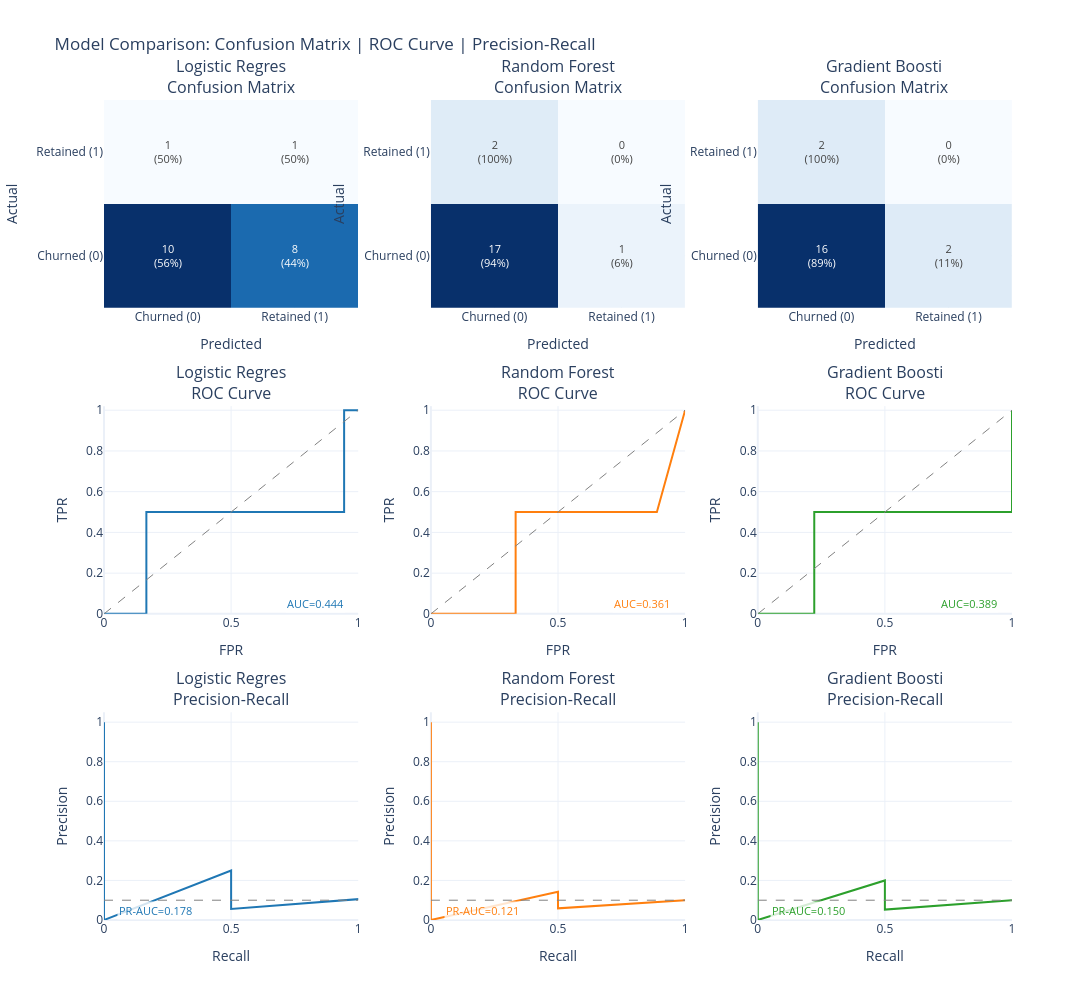

The notebook cell this image was saved under:
### Markdown cell above
## 8.6 Model Comparison Grid

This visualization shows all models side-by-side with:
- **Row 1**: Confusion matrices (counts and percentages)
- **Row 2**: ROC curves with AUC scores
- **Row 3**: Precision-Recall curves with PR-AUC scores

**📖 How to Read:**
- **Confusion Matrix**: Diagonal = correct predictions. Off-diagonal = errors.
- **ROC Curve**: Higher curve = better. AUC > 0.8 is good, > 0.9 is excellent.
- **PR Curve**: Higher curve = better at finding positives without false alarms.

### Code cell
grid_results = {
    name: {"y_pred": data["y_pred"], "y_pred_proba": data["y_pred_proba"]}
    for name, data in model_predictions.items()
}

if _is_binary:
    fig = charts.model_comparison_grid(
        grid_results, y_test,
        class_labels=["Churned (0)", "Retained (1)"],
        title="Model Comparison: Confusion Matrix | ROC Curve | Precision-Recall"
    )
    display_figure(fig)
else:
    import numpy as np
    import plotly.graph_objects as go
    from plotly.subplots import make_subplots
    from sklearn.metrics import confusion_matrix

    model_names = list(grid_results.keys())
    n_models = len(model_names)
    fig = make_subplots(rows=1, cols=n_models, subplot_titles=[f"{n[:20]}" for n in model_names])
    for i, name in enumerate(model_names):
        cm = confusion_matrix(y_test, grid_results[name]["y_pred"])
        fig.add_trace(go.Heatmap(
            z=cm, x=list(range(cm.shape[1])), y=list(range(cm.shape[0])),
            text=cm.astype(str), texttemplate="%{text}", showscale=False,
            colorscale="Blues",
        ), row=1, col=i + 1)
    fig.update_layout(title="Model Comparison: Confusion Matrices (multiclass)", height=400, width=350 * n_models + 50)
    display_figure(fig)

print("\n" + "=" * 80)
print("METRICS SUMMARY")
print("=" * 80)
_metrics_cols = ["Model", "Test AUC", "F1-Score", "Precision", "Recall"]
if _is_binary:
    _metrics_cols.insert(2, "PR-AUC")
display_table(results_df[_metrics_cols])

### Figure 1 — Plotly figure (JSON) as saved in the notebook; plotly's stock layout.template omitted (floating-point values rounded to 4 significant figures)
{"data": [{"colorscale": [[0.0, "rgb(247,251,255)"], [0.125, "rgb(222,235,247)"], [0.25, "rgb(198,219,239)"], [0.375, "rgb(158,202,225)"], [0.5, "rgb(107,174,214)"], [0.625, "rgb(66,146,198)"], [0.75, "rgb(33,113,181)"], [0.875, "rgb(8,81,156)"], [1.0, "rgb(8,48,107)"]], "hovertemplate": "Actual: %{y}<br>Predicted: %{x}<br>Count: %{z}<extra></extra>", "showscale": false, "text": [["10<br>(56%)", "8<br>(44%)"], ["1<br>(50%)", "1<br>(50%)"]], "textfont": {"size": 11}, "texttemplate": "%{text}", "type": "heatmap", "x": ["Churned (0)", "Retained (1)"], "xaxis": "x", "y": ["Churned (0)", "Retained (1)"], "yaxis": "y", "z": [[10, 8], [1, 1]]}, {"hovertemplate": "FPR: %{x:.2f}<br>TPR: %{y:.2f}<extra></extra>", "line": {"color": "#1f77b4", "width": 2}, "mode": "lines", "name": "AUC=0.444", "showlegend": false, "type": "scatter", "x": [0.0, 0.05556, 0.1667, 0.1667, 0.9444, 0.9444, 1.0], "xaxis": "x4", "y": [0.0, 0.0, 0.0, 0.5, 0.5, 1.0, 1.0], "yaxis": "y4"}, {"hoverinfo": "skip", "line": {"color": "gray", "dash": "dash", "width": 1}, "mode": "lines", "showlegend": false, "type": "scatter", "x": [0, 1], "xaxis": "x4", "y": [0, 1], "yaxis": "y4"}, {"hovertemplate": "Recall: %{x:.2f}<br>Precision: %{y:.2f}<extra></extra>", "line": {"color": "#1f77b4", "width": 2}, "mode": "lines", "name": "PR-AUC=0.178", "showlegend": false, "type": "scatter", "x": [1.0, 1.0, 0.5, 0.5, 0.5, 0.5, 0.5, 0.5, 0.5, 0.5, 0.5, 0.5, 0.5, 0.5, 0.5, 0.5, 0.5, 0.0, 0.0, 0.0, 0.0], "xaxis": "x7", "y": [0.1, 0.1053, 0.05556, 0.05882, 0.0625, 0.06667, 0.07143, 0.07692, 0.08333, 0.09091, 0.1, 0.1111, 0.125, 0.1429, 0.1667, 0.2, 0.25, 0.0, 0.0, 0.0, 1.0], "yaxis": "y7"}, {"hoverinfo": "skip", "line": {"color": "gray", "dash": "dash", "width": 1}, "mode": "lines", "showlegend": false, "type": "scatter", "x": [0, 1], "xaxis": "x7", "y": [0.1, 0.1], "yaxis": "y7"}, {"colorscale": [[0.0, "rgb(247,251,255)"], [0.125, "rgb(222,235,247)"], [0.25, "rgb(198,219,239)"], [0.375, "rgb(158,202,225)"], [0.5, "rgb(107,174,214)"], [0.625, "rgb(66,146,198)"], [0.75, "rgb(33,113,181)"], [0.875, "rgb(8,81,156)"], [1.0, "rgb(8,48,107)"]], "hovertemplate": "Actual: %{y}<br>Predicted: %{x}<br>Count: %{z}<extra></extra>", "showscale": false, "text": [["17<br>(94%)", "1<br>(6%)"], ["2<br>(100%)", "0<br>(0%)"]], "textfont": {"size": 11}, "texttemplate": "%{text}", "type": "heatmap", "x": ["Churned (0)", "Retained (1)"], "xaxis": "x2", "y": ["Churned (0)", "Retained (1)"], "yaxis": "y2", "z": [[17, 1], [2, 0]]}, {"hovertemplate": "FPR: %{x:.2f}<br>TPR: %{y:.2f}<extra></extra>", "line": {"color": "#ff7f0e", "width": 2}, "mode": "lines", "name": "AUC=0.361", "showlegend": false, "type": "scatter", "x": [0.0, 0.05556, 0.3333, 0.3333, 0.7778, 0.8889, 1.0], "xaxis": "x5", "y": [0.0, 0.0, 0.0, 0.5, 0.5, 0.5, 1.0], "yaxis": "y5"}, {"hoverinfo": "skip", "line": {"color": "gray", "dash": "dash", "width": 1}, "mode": "lines", "showlegend": false, "type": "scatter", "x": [0, 1], "xaxis": "x5", "y": [0, 1], "yaxis": "y5"}, {"hovertemplate": "Recall: %{x:.2f}<br>Precision: %{y:.2f}<extra></extra>", "line": {"color": "#ff7f0e", "width": 2}, "mode": "lines", "name": "PR-AUC=0.121", "showlegend": false, "type": "scatter", "x": [1.0, 0.5, 0.5, 0.5, 0.5, 0.5, 0.5, 0.5, 0.5, 0.5, 0.5, 0.0, 0.0, 0.0, 0.0, 0.0, 0.0, 0.0], "xaxis": "x8", "y": [0.1, 0.05882, 0.06667, 0.07143, 0.07692, 0.08333, 0.09091, 0.1, 0.1111, 0.125, 0.1429, 0.0, 0.0, 0.0, 0.0, 0.0, 0.0, 1.0], "yaxis": "y8"}, {"hoverinfo": "skip", "line": {"color": "gray", "dash": "dash", "width": 1}, "mode": "lines", "showlegend": false, "type": "scatter", "x": [0, 1], "xaxis": "x8", "y": [0.1, 0.1], "yaxis": "y8"}, {"colorscale": [[0.0, "rgb(247,251,255)"], [0.125, "rgb(222,235,247)"], [0.25, "rgb(198,219,239)"], [0.375, "rgb(158,202,225)"], [0.5, "rgb(107,174,214)"], [0.625, "rgb(66,146,198)"], [0.75, "rgb(33,113,181)"], [0.875, "rgb(8,81,156)"], [1.0, "rgb(8,48,107)"]], "hovertemplate": "Actual: %{y}<br>Predicted: %{x}<br>Count: %{z}<extra></extra>", "showscale": false, "text": [["16<br>(89%)", "2<br>(11%)"], ["2<br>(100%)", "0<br>(0%)"]], "textfont": {"size": 11}, "texttemplate": "%{text}", "type": "heatmap", "x": ["Churned (0)", "Retained (1)"], "xaxis": "x3", "y": ["Churned (0)", "Retained (1)"], "yaxis": "y3", "z": [[16, 2], [2, 0]]}, {"hovertemplate": "FPR: %{x:.2f}<br>TPR: %{y:.2f}<extra></extra>", "line": {"color": "#2ca02c", "width": 2}, "mode": "lines", "name": "AUC=0.389", "showlegend": false, "type": "scatter", "x": [0.0, 0.05556, 0.2222, 0.2222, 0.3333, 0.4444, 1.0, 1.0], "xaxis": "x6", "y": [0.0, 0.0, 0.0, 0.5, 0.5, 0.5, 0.5, 1.0], "yaxis": "y6"}, {"hoverinfo": "skip", "line": {"color": "gray", "dash": "dash", "width": 1}, "mode": "lines", "showlegend": false, "type": "scatter", "x": [0, 1], "xaxis": "x6", "y": [0, 1], "yaxis": "y6"}, {"hovertemplate": "Recall: %{x:.2f}<br>Precision: %{y:.2f}<extra></extra>", "line": {"color": "#2ca02c", "width": 2}, "mode": "lines", "name": "PR-AUC=0.150", "showlegend": false, "type": "scatter", "x": [1.0, 0.5, 0.5, 0.5, 0.5, 0.5, 0.5, 0.5, 0.5, 0.5, 0.5, 0.5, 0.5, 0.5, 0.5, 0.0, 0.0, 0.0, 0.0, 0.0], "xaxis": "x9", "y": [0.1, 0.05263, 0.05556, 0.05882, 0.0625, 0.06667, 0.07143, 0.07692, 0.08333, 0.09091, 0.1, 0.1111, 0.1429, 0.1667, 0.2, 0.0, 0.0, 0.0, 0.0, 1.0], "yaxis": "y9"}, {"hoverinfo": "skip", "line": {"color": "gray", "dash": "dash", "width": 1}, "mode": "lines", "showlegend": false, "type": "scatter", "x": [0, 1], "xaxis": "x9", "y": [0.1, 0.1], "yaxis": "y9"}], "layout": {"annotations": [{"font": {"size": 16}, "showarrow": false, "text": "Logistic Regres<br>Confusion Matrix", "x": 0.14, "xanchor": "center", "xref": "paper", "y": 1.0, "yanchor": "bottom", "yref": "paper"}, {"font": {"size": 16}, "showarrow": false, "text": "Random Forest<br>Confusion Matrix", "x": 0.5, "xanchor": "center", "xref": "paper", "y": 1.0, "yanchor": "bottom", "yref": "paper"}, {"font": {"size": 16}, "showarrow": false, "text": "Gradient Boosti<br>Confusion Matrix", "x": 0.86, "xanchor": "center", "xref": "paper", "y": 1.0, "yanchor": "bottom", "yref": "paper"}, {"font": {"size": 16}, "showarrow": false, "text": "Logistic Regres<br>ROC Curve", "x": 0.14, "xanchor": "center", "xref": "paper", "y": 0.6267, "yanchor": "bottom", "yref": "paper"}, {"font": {"size": 16}, "showarrow": false, "text": "Random Forest<br>ROC Curve", "x": 0.5, "xanchor": "center", "xref": "paper", "y": 0.6267, "yanchor": "bottom", "yref": "paper"}, {"font": {"size": 16}, "showarrow": false, "text": "Gradient Boosti<br>ROC Curve", "x": 0.86, "xanchor": "center", "xref": "paper", "y": 0.6267, "yanchor": "bottom", "yref": "paper"}, {"font": {"size": 16}, "showarrow": false, "text": "Logistic Regres<br>Precision-Recall", "x": 0.14, "xanchor": "center", "xref": "paper", "y": 0.2533, "yanchor": "bottom", "yref": "paper"}, {"font": {"size": 16}, "showarrow": false, "text": "Random Forest<br>Precision-Recall", "x": 0.5, "xanchor": "center", "xref": "paper", "y": 0.2533, "yanchor": "bottom", "yref": "paper"}, {"font": {"size": 16}, "showarrow": false, "text": "Gradient Boosti<br>Precision-Recall", "x": 0.86, "xanchor": "center", "xref": "paper", "y": 0.2533, "yanchor": "bottom", "yref": "paper"}, {"bgcolor": "rgba(255,255,255,0.8)", "font": {"color": "#1f77b4", "size": 11}, "showarrow": false, "text": "AUC=0.444", "x": 0.95, "xanchor": "right", "xref": "x4", "y": 0.05, "yref": "y4"}, {"bgcolor": "rgba(255,255,255,0.8)", "font": {"color": "#1f77b4", "size": 11}, "showarrow": false, "text": "PR-AUC=0.178", "x": 0.05, "xanchor": "left", "xref": "x7", "y": 0.05, "yref": "y7"}, {"bgcolor": "rgba(255,255,255,0.8)", "font": {"color": "#ff7f0e", "size": 11}, "showarrow": false, "text": "AUC=0.361", "x": 0.95, "xanchor": "right", "xref": "x5", "y": 0.05, "yref": "y5"}, {"bgcolor": "rgba(255,255,255,0.8)", "font": {"color": "#ff7f0e", "size": 11}, "showarrow": false, "text": "PR-AUC=0.121", "x": 0.05, "xanchor": "left", "xref": "x8", "y": 0.05, "yref": "y8"}, {"bgcolor": "rgba(255,255,255,0.8)", "font": {"color": "#2ca02c", "size": 11}, "showarrow": false, "text": "AUC=0.389", "x": 0.95, "xanchor": "right", "xref": "x6", "y": 0.05, "yref": "y6"}, {"bgcolor": "rgba(255,255,255,0.8)", "font": {"color": "#2ca02c", "size": 11}, "showarrow": false, "text": "PR-AUC=0.150", "x": 0.05, "xanchor": "left", "xref": "x9", "y": 0.05, "yref": "y9"}], "height": 1000, "showlegend": false, "title": {"text": "Model Comparison: Confusion Matrix | ROC Curve | Precision-Recall"}, "width": 1100, "xaxis": {"anchor": "y", "domain": [0.0, 0.28], "title": {"text": "Predicted"}}, "xaxis2": {"anchor": "y2", "domain": [0.36, 0.64], "title": {"text": "Predicted"}}, "xaxis3": {"anchor": "y3", "domain": [0.72, 1.0], "title": {"text": "Predicted"}}, "xaxis4": {"anchor": "y4", "domain": [0.0, 0.28], "range": [0, 1], "title": {"text": "FPR"}}, "xaxis5": {"anchor": "y5", "domain": [0.36, 0.64], "range": [0, 1], "title": {"text": "FPR"}}, "xaxis6": {"anchor": "y6", "domain": [0.72, 1.0], "range": [0, 1], "title": {"text": "FPR"}}, "xaxis7": {"anchor": "y7", "domain": [0.0, 0.28], "range": [0, 1], "title": {"text": "Recall"}}, "xaxis8": {"anchor": "y8", "domain": [0.36, 0.64], "range": [0, 1], "title": {"text": "Recall"}}, "xaxis9": {"anchor": "y9", "domain": [0.72, 1.0], "range": [0, 1], "title": {"text": "Recall"}}, "yaxis": {"anchor": "x", "domain": [0.7467, 1.0], "title": {"text": "Actual"}}, "yaxis2": {"anchor": "x2", "domain": [0.7467, 1.0], "title": {"text": "Actual"}}, "yaxis3": {"anchor": "x3", "domain": [0.7467, 1.0], "title": {"text": "Actual"}}, "yaxis4": {"anchor": "x4", "domain": [0.3733, 0.6267], "range": [0, 1.02], "title": {"text": "TPR"}}, "yaxis5": {"anchor": "x5", "domain": [0.3733, 0.6267], "range": [0, 1.02], "title": {"text": "TPR"}}, "yaxis6": {"anchor": "x6", "domain": [0.3733, 0.6267], "range": [0, 1.02], "title": {"text": "TPR"}}, "yaxis7": {"anchor": "x7", "domain": [0.0, 0.2533], "range": [0, 1.05], "title": {"text": "Precision"}}, "yaxis8": {"anchor": "x8", "domain": [0.0, 0.2533], "range": [0, 1.05], "title": {"text": "Precision"}}, "yaxis9": {"anchor": "x9", "domain": [0.0, 0.2533], "range": [0, 1.05], "title": {"text": "Precision"}}}}
